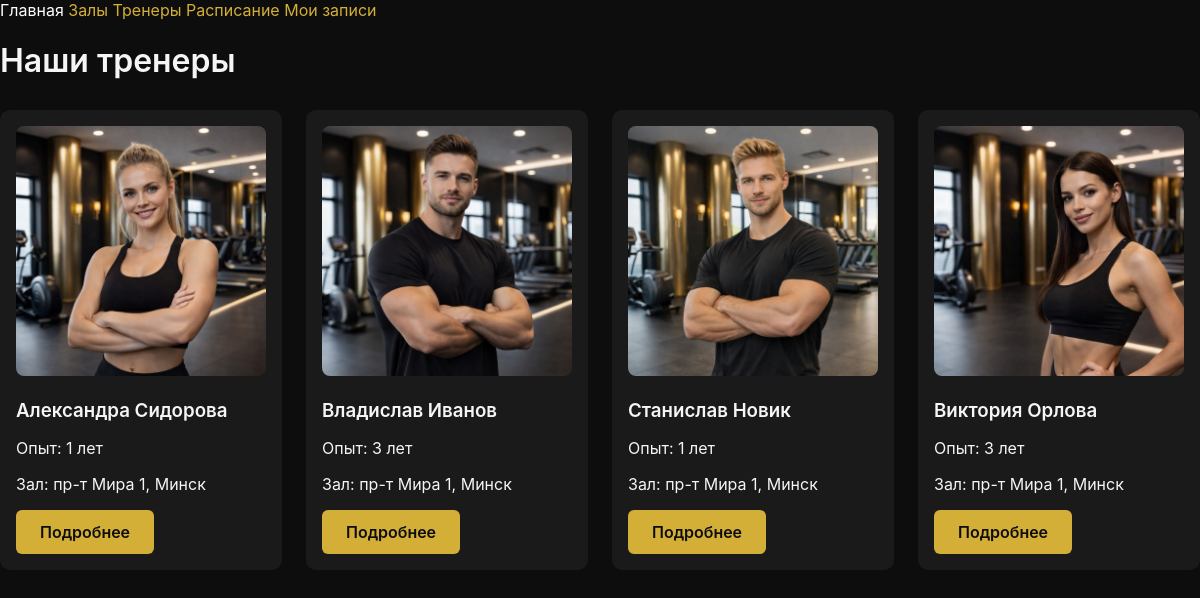
/instructors/instructors/, run on the app's committed database.
### instructor/models.py (models this page shows, shortened)
class Instructor(models.Model):
    gym = models.ForeignKey(Gym, on_delete=models.CASCADE, related_name='instructors', verbose_name='Название зала')
    first_name = models.CharField(max_length=100, verbose_name="Имя")
    last_name = models.CharField(max_length=100, verbose_name="Фамилия")
    experience = models.PositiveIntegerField(verbose_name="Опыт (лет)", default=1)
    photo = models.ImageField(
        upload_to='instructors/',
        null=True,
        blank=True,
        verbose_name='Фото инструктора'
    )
    @property
    def full_name(self):
        return f"{self.first_name} {self.last_name}"
    class Meta:
        verbose_name = "Инструктор"
        verbose_name_plural = "Инструкторы"

### gym/models.py (models this page shows)
class Gym(models.Model):
    address = models.CharField(max_length=255, unique=True, verbose_name='Адрес зала')
    open = models.TimeField(default="08:00", verbose_name="Открытие")
    close = models.TimeField(default="22:00", verbose_name="Закрытие")
    contact_phone = models.CharField(max_length=25, verbose_name='Номер телефона', null=True, blank=True)
    description = models.TextField(blank=True, null=True, verbose_name='Описание зала')
    photo = models.ImageField(
        upload_to='gyms/',
        null=True,
        blank=True,
        verbose_name='Фото зала'
    )
    def __str__(self):
        return self.address
    class Meta:
        verbose_name = "Зал (филиал)"
        verbose_name_plural = "Залы (филиалы)"

### instructor/views.py (the view)
# urls.py: path('instructors/', InstructorsHTMLView.as_view(), name='instructors_list'),
class InstructorsHTMLView(APIView):
    renderer_classes = [TemplateHTMLRenderer]
    template_name = 'instructors_page.html'
    def get(self, request, *args, **kwargs):
        instructors = Instructor.objects.all()
        return Response({'instructors': instructors})

### instructor/templates/instructors_page.html (shortened to what this page needs)
{% extends 'base.html' %}
{% block content %}
<h1>Наши тренеры</h1>
<div class="instructors-grid">
  {% for instructor in instructors %}
  <div class="instructor-card" data-id="{{ instructor.id }}">
    <img src="{{ instructor.photo.url|default:'/static/img/no-photo.png' }}" alt="{{ instructor.full_name }}">
    <h3>{{ instructor.full_name }}</h3>
    <p>Опыт: {{ instructor.experience }} лет</p>
    <p>Зал: {{ instructor.gym }} </p>
    <a href="{% url 'instructor_detail' instructor.id %}" class="btn">Подробнее</a>
  </div>
  {% endfor %}
</div>
{% endblock %}

### static/css/styles.css (style rules this page uses)
body { margin: 0; padding: 0; background: #0D0D0D; color: #F5F5F5; font-family: 'Inter', sans-serif; }
h1, h2, h3 { font-weight: 600; margin-bottom: 10px; }
a { text-decoration: none; color: #D4AF37; transition: 0.3s ease; }
.btn { display: inline-block; padding: 12px 24px; border-radius: 6px; background: #D4AF37; color: #0D0D0D; font-weight: 600; transition: 0.3s ease; }
.gyms-grid, .instructors-grid { display: grid; grid-template-columns: repeat(auto-fit, minmax(260px, 1fr)); gap: 24px; margin-top: 30px; }
.gym-card, .instructor-card { background: #1A1A1A; border-radius: 10px; padding: 16px; transition: 0.3s ease; }
img { width: 100%; border-radius: 8px; }

### data on the page
Instructor: photo (picture), full_name "Александра Сидорова", experience "1", gym "пр-т Мира 1, Минск"
Instructor: photo (picture), full_name "Владислав Иванов", experience "3", gym "пр-т Мира 1, Минск"
Instructor: photo (picture), full_name "Станислав Новик", experience "1", gym "пр-т Мира 1, Минск"
Instructor: photo (picture), full_name "Виктория Орлова", experience "3", gym "пр-т Мира 1, Минск"
